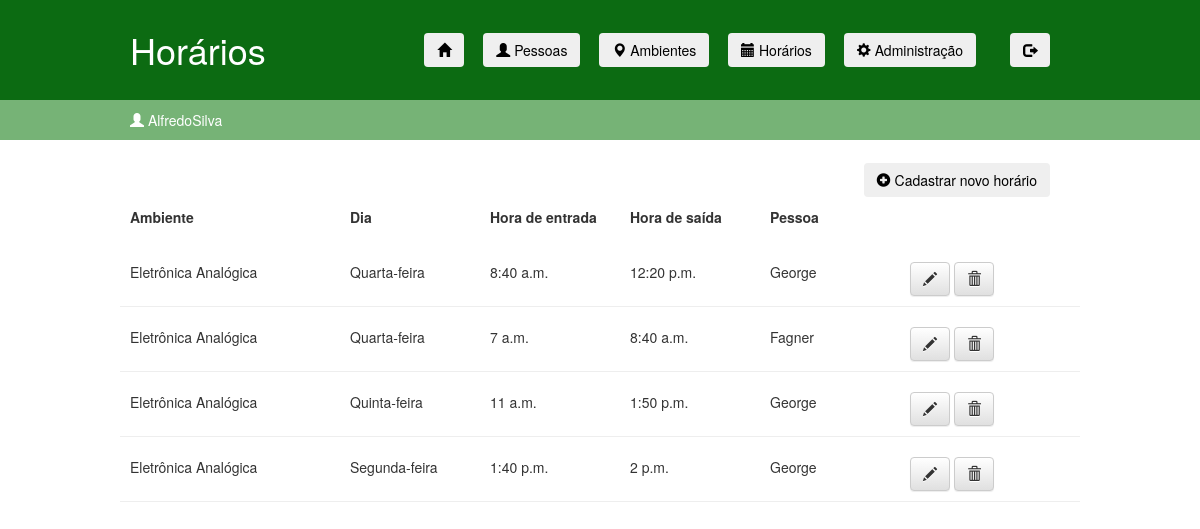
The app's page /EA/specific_schedules.html (signed in), older data.
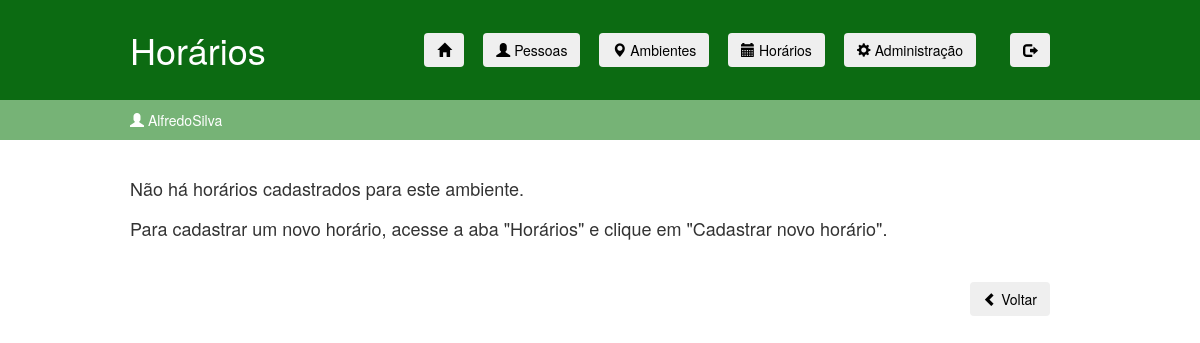
The same page, newer data.
### ifaccapp/models.py (models this page shows, shortened)
class Schedule(models.Model):
    DOMINGO = 'Domingo'
    SEGUNDA = 'Segunda-feira'
    TERCA = 'Terça-feira'
    QUARTA = 'Quarta-feira'
    QUINTA = 'Quinta-feira'
    SEXTA = 'Sexta-feira'
    SABADO = 'Sábado'
    DAY_CHOICES = (
        (DOMINGO, 'Domingo'),
        (SEGUNDA, 'Segunda-feira'),
        (TERCA, 'Terça-feira'),
        (QUARTA, 'Quarta-feira'),
        (QUINTA, 'Quinta-feira'),
        (SEXTA, 'Sexta-feira'),
        (SABADO, 'Sábado'),
    )
    day = models.TextField(null=True, max_length=50, choices=DAY_CHOICES, verbose_name="Dia")
    entryTime = models.TimeField(null=True, verbose_name="Hora de entrada")
    exitTime = models.TimeField(null=True, verbose_name="Hora de saída")
    person = models.ForeignKey('Person', on_delete=models.CASCADE, verbose_name="Pessoa")
    ambient = models.ForeignKey('Ambient', on_delete=models.CASCADE, verbose_name="Ambiente")

class Ambient(models.Model):
    COORDENACAO = "Coordenação"
    SALA = "Sala"
    LABORATORIO = "Laboratório"
    TYPE_CHOICES = (
        (COORDENACAO, 'Coordenação'),
        (SALA, 'Sala'),
        (LABORATORIO, 'Laboratório'),
    )
    type = models.TextField(null=True, max_length=50, choices=TYPE_CHOICES, verbose_name="Tipo de ambiente")
    name = models.CharField(null=True, max_length=100, verbose_name="Nome")
    ID = models.CharField(primary_key=True, max_length=50)
    IP = models.CharField(null=True, max_length=15, verbose_name="IP")
    mask = models.CharField(null=True, max_length=15, verbose_name="Máscara")
    def __str__(self):
        return self.name

class Person(models.Model):
    name = models.CharField(null=True, max_length=100, verbose_name="Nome")
    registration = models.BigIntegerField(primary_key=True, verbose_name="Matrícula")  # matrícula
    tag = models.CharField(null=True, max_length=100)
    def __str__(self):
        return self.name

### ifaccapp/views.py (the view)
# urls.py: path('<str:pk>/specific_schedules.html', views.view_specific_schedules, name='view_specific_schedules'),
@login_required(redirect_field_name = None, login_url='/login.html')
def view_specific_schedules(request, pk):
    schedules = Schedule.objects.filter(ambient=pk)
    return render(request, 'ifaccapp/specific_schedules.html', {'schedules': schedules})

### ifaccapp/templates/ifaccapp/specific_schedules.html (shortened to what the changed rows need)
<!DOCTYPE html>
{% load static %}
<html lang="pt-br">
    <head>
        <link rel="stylesheet" href="https://maxcdn.bootstrapcdn.com/bootstrap/3.2.0/css/bootstrap.min.css">
        <link rel="stylesheet" href="https://maxcdn.bootstrapcdn.com/bootstrap/3.2.0/css/bootstrap-theme.min.css">
        <link rel="stylesheet" href="{% static 'css/ifaccapp.css' %}">
    </head>
    <body>
        <div class="page-header" style="border: none">
            <div class="linha">
                <header>
                    <div class="coluna col3">
                        <h1 class="logo">Horários</h1>
                    </div>
                </header>
            </div>
        </div>
        <div class="content-specific-schedule">
            {% if schedules.count != 0 %}
                <div class="linha-top-menu">
                    <header>
                        <ul class="menu top-inline sem-marcador">
                            <li>
                                <a href="../register/register_schedule.html"><button type="button" class="btn"><span class="glyphicon glyphicon-plus-sign"></span> Cadastrar novo horário</button></a>
                            </li>
                        </ul>
                    </header>
                </div>
                <div class="linha">
                    <div class="coluna col3">
                        <label>Ambiente</label>
                    </div>
                    <div class="coluna col2">
                        <label>Dia</label>
                    </div>
                    <div class="coluna col2">
                        <label>Hora de entrada</label>
                    </div>
                    <div class="coluna col2">
                        <label>Hora de saída</label>
                    </div>
                    <div class="coluna col2">
                        <label>Pessoa</label>
                    </div>
                </div>
                {% for schedule in schedules %}
                    <div class="linha" style="padding: 20px 0 10px 0; border-bottom: 1px solid #eee">
                        <div class="coluna col3">
                            {{ schedule.ambient }}
                        </div>
                        <div class="coluna col2">
                            {{ schedule.day }}
                        </div>
                        <div class="coluna col2">
                            {{ schedule.entryTime }}
                        </div>
                        <div class="coluna col2">
                            {{ schedule.exitTime }}
                        </div>
                        <div class="coluna col2">
                            {{ schedule.person }}
                        </div>
                        <div class="coluna col2">
                            <a class="btn btn-default" href="{% url 'edit_schedule' pk=schedule.pk %}"><span class="glyphicon glyphicon-pencil"></span></a>
                            <a class="btn btn-default" href="{% url 'remove_schedule' pk=schedule.pk %}"><span class="glyphicon glyphicon-trash"></span></a>
                        </div>
                    </div>
                {% endfor %}
            {% else %}
                <div class="linha-top-menu" style="padding: 10px">
                    <h4><br/>Não há horários cadastrados para este ambiente.<br/><br/>
                    Para cadastrar um novo horário, acesse a aba "Horários" e clique em "Cadastrar novo horário".</h4>
                </div>
                <div class="linha-bottom-menu">
                    <header>
                        <ul class="menu bottom-inline sem-marcador">
                            <li>
                                <a href="{% url 'ambients' %}"><button type="button" class="btn"><span class="glyphicon glyphicon-chevron-left"></span> Voltar</button></a>
                            </li>
                        </ul>
                    </header>
                </div>
            {% endif %}
        </div>
    </body>
</html>

Row changes from the older to the newer data that the page shows:
removed Schedule: ambient "Eletrônica Analógica", day "Quarta-feira", entryTime "8:40 a.m.", exitTime "12:20 p.m.", person "George"
removed Schedule: ambient "Eletrônica Analógica", day "Quarta-feira", entryTime "7 a.m.", exitTime "8:40 a.m.", person "Fagner"
removed Schedule: ambient "Eletrônica Analógica", day "Quinta-feira", entryTime "11 a.m.", exitTime "1:50 p.m.", person "George"
removed Schedule: ambient "Eletrônica Analógica", day "Segunda-feira", entryTime "1:40 p.m.", exitTime "2 p.m.", person "George"
Text that changed along with them:
text no longer shown: "Cadastrar novo horário Ambiente Dia Hora de entrada Hora de saída Pessoa"
text now shown: "Não há horários cadastrados para este ambiente. Para cadastrar um novo horário, acesse a aba \"Horários\" e clique em \"Cadastrar novo horário\". Voltar"
